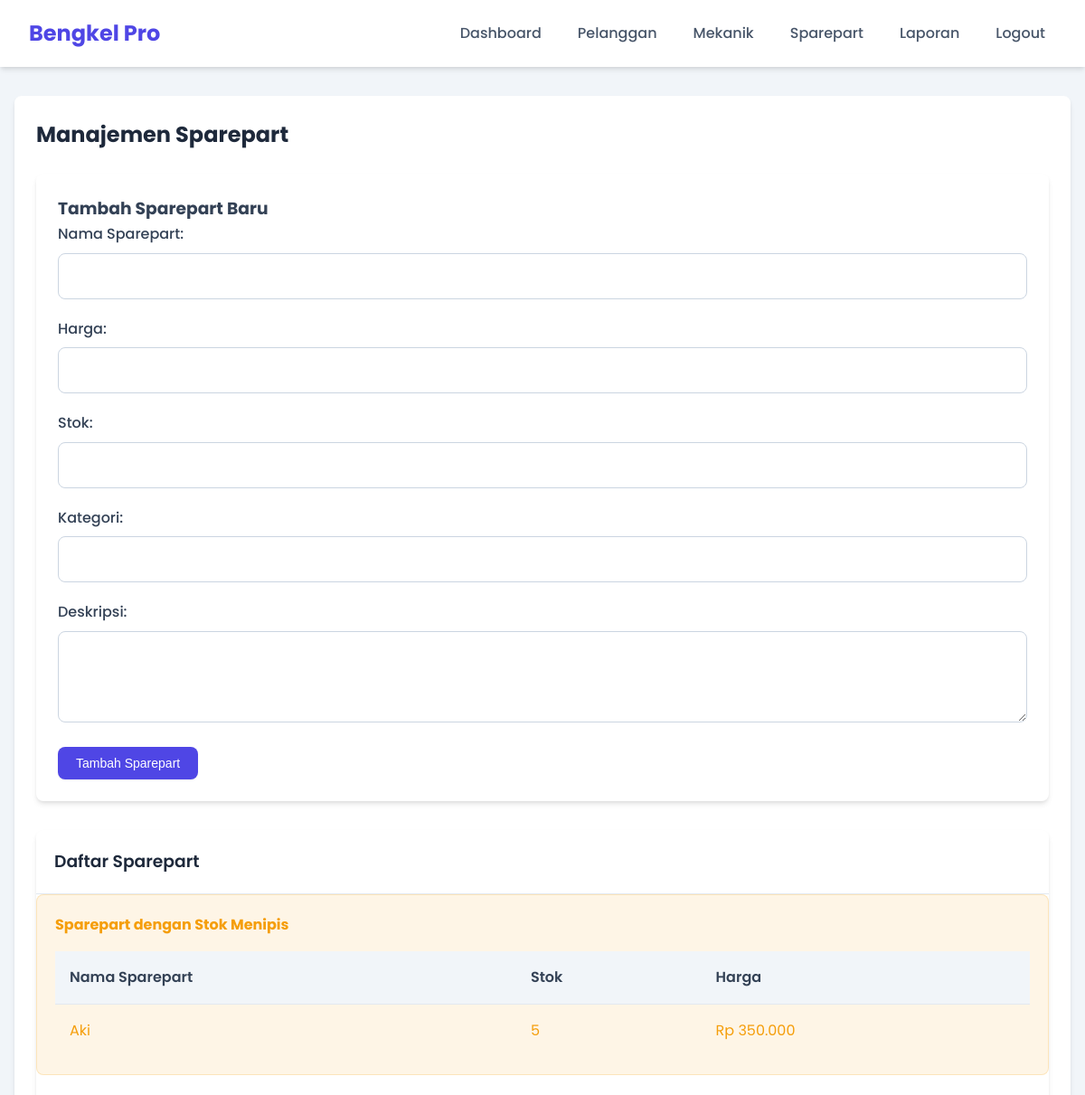
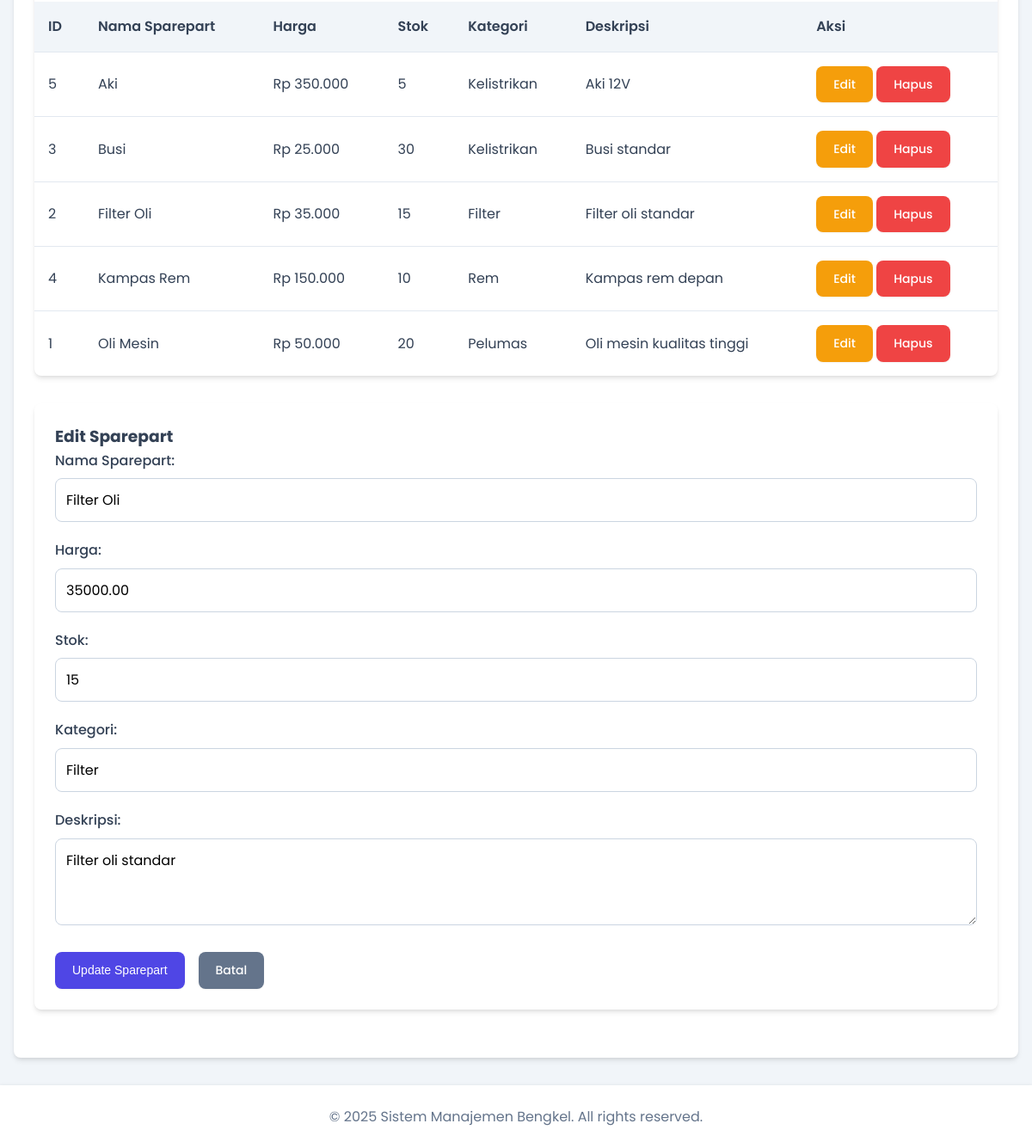
The app's page /pages/admin/sparepart.php?edit=2 (signed in) with its own data (2 pictures, top to bottom).
### tables this page shows
CREATE TABLE sparepart (
    id_sparepart INT AUTO_INCREMENT PRIMARY KEY,
    nama_sparepart VARCHAR(100) NOT NULL,
    harga DECIMAL(10, 2) NOT NULL,
    stok INT NOT NULL DEFAULT 0,
    kategori VARCHAR(50),
    deskripsi TEXT
);

### pages/admin/sparepart.php (the view, shortened to what this page needs)
<?php
include '../../includes/header.php';
$query = "SELECT * FROM sparepart ORDER BY nama_sparepart";
$result = mysqli_query($conn, $query);
?>
<div class="content-container">
    <h2>Manajemen Sparepart</h2>
    <div class="form-container">
        <h3>Tambah Sparepart Baru</h3>
        <form method="post" action="">
            <div class="form-group">
                <label for="nama_sparepart">Nama Sparepart:</label>
                <input type="text" id="nama_sparepart" name="nama_sparepart" required>
            </div>
            <div class="form-group">
                <label for="harga">Harga:</label>
                <input type="number" id="harga" name="harga" min="0" step="1000" required>
            </div>
            <div class="form-group">
                <label for="stok">Stok:</label>
                <input type="number" id="stok" name="stok" min="0" required>
            </div>
            <div class="form-group">
                <label for="kategori">Kategori:</label>
                <input type="text" id="kategori" name="kategori">
            </div>
            <div class="form-group">
                <label for="deskripsi">Deskripsi:</label>
                <textarea id="deskripsi" name="deskripsi" rows="3"></textarea>
            </div>
            <button type="submit" class="btn btn-primary">Tambah Sparepart</button>
        </form>
    </div>
    <div class="table-container">
        <h3>Daftar Sparepart</h3>
        <div class="alert-box">
            <h4>Sparepart dengan Stok Menipis</h4>
            <table>
                <thead>
                    <tr>
                        <th>Nama Sparepart</th>
                        <th>Stok</th>
                        <th>Harga</th>
                    </tr>
                </thead>
                <tbody>
                    <?php
                    $stokMenipisQuery = "SELECT * FROM v_stok_menipis";
                    $stokMenipisResult = mysqli_query($conn, $stokMenipisQuery);
                    if (mysqli_num_rows($stokMenipisResult) > 0) {
                        while ($row = mysqli_fetch_assoc($stokMenipisResult)) {
                            echo "<tr>";
                            echo "<td>" . htmlspecialchars($row['nama_sparepart']) . "</td>";
                            echo "<td>" . htmlspecialchars($row['stok']) . "</td>";
                            echo "<td>Rp " . number_format($row['harga'], 0, ',', '.') . "</td>";
                            echo "</tr>";
                        }
                    } else {
                        echo "<tr><td colspan='3'>Tidak ada sparepart dengan stok menipis</td></tr>";
                    }
                    ?>
                </tbody>
            </table>
        </div>
        <table>
            <thead>
                <tr>
                    <th>ID</th>
                    <th>Nama Sparepart</th>
                    <th>Harga</th>
                    <th>Stok</th>
                    <th>Kategori</th>
                    <th>Deskripsi</th>
                    <th>Aksi</th>
                </tr>
            </thead>
            <tbody>
                <?php
                if (mysqli_num_rows($result) > 0) {
                    while ($row = mysqli_fetch_assoc($result)) {
                        echo "<tr>";
                        echo "<td>" . $row['id_sparepart'] . "</td>";
                        echo "<td>" . htmlspecialchars($row['nama_sparepart']) . "</td>";
                        echo "<td>Rp " . number_format($row['harga'], 0, ',', '.') . "</td>";
                        echo "<td>" . $row['stok'] . "</td>";
                        echo "<td>" . htmlspecialchars($row['kategori']) . "</td>";
                        echo "<td>" . htmlspecialchars($row['deskripsi']) . "</td>";
                        echo "<td>
                                <a href='?edit=" . $row['id_sparepart'] . "' class='btn btn-edit'>Edit</a>
                                <a href='?delete=" . $row['id_sparepart'] . "' class='btn btn-delete' onclick='return confirm(\"Yakin ingin menghapus sparepart ini?\")'>Hapus</a>
                              </td>";
                        echo "</tr>";
                    }
                } else {
                    echo "<tr><td colspan='7'>Tidak ada data sparepart</td></tr>";
                }
                ?>
            </tbody>
        </table>
    </div>
    <?php
    if (isset($_GET['edit'])) {
        $id = $_GET['edit'];
        $editQuery = "SELECT * FROM sparepart WHERE id_sparepart = ?";
        $editStmt = mysqli_prepare($conn, $editQuery);
        mysqli_stmt_bind_param($editStmt, "i", $id);
        mysqli_stmt_execute($editStmt);
        $editResult = mysqli_stmt_get_result($editStmt);
        if ($editData = mysqli_fetch_assoc($editResult)) {
    ?>
    <div class="form-container">
        <h3>Edit Sparepart</h3>
        <form method="post" action="">
            <div class="form-group">
                <label for="edit_nama_sparepart">Nama Sparepart:</label>
                <input type="text" id="edit_nama_sparepart" name="nama_sparepart"
                    value="<?php echo htmlspecialchars($editData['nama_sparepart']); ?>" required>
            </div>
            <div class="form-group">
                <label for="edit_harga">Harga:</label>
                <input type="number" id="edit_harga" name="harga" min="0" step="1000"
                    value="<?php echo $editData['harga']; ?>" required>
            </div>
            <div class="form-group">
                <label for="edit_stok">Stok:</label>
                <input type="number" id="edit_stok" name="stok" min="0" value="<?php echo $editData['stok']; ?>"
                    required>
            </div>
            <div class="form-group">
                <label for="edit_kategori">Kategori:</label>
                <input type="text" id="edit_kategori" name="kategori"
                    value="<?php echo htmlspecialchars($editData['kategori']); ?>">
            </div>
            <div class="form-group">
                <label for="edit_deskripsi">Deskripsi:</label>
                <textarea id="edit_deskripsi" name="deskripsi"
                    rows="3"><?php echo htmlspecialchars($editData['deskripsi']); ?></textarea>
            </div>
            <div class="action-buttons">
                <button type="submit" class="btn btn-primary">Update Sparepart</button>
                <a href="sparepart.php" class="btn btn-secondary">Batal</a>
            </div>
        </form>
    </div>
    <?php
        }
    }
    ?>
</div>
<?php include '../../includes/footer.php'; ?>

### assets/css/style.css (style rules this page uses)
* { margin: 0; padding: 0; box-sizing: border-box; }
:root { --primary: #4f46e5; --primary-hover: #4338ca; --secondary: #64748b; --secondary-hover: #475569; --success: #10b981; --success-hover: #059669; --danger: #ef4444; --danger-hover: #dc2626; --warning: #f59e0b; --warning-hover: #d97706; --info: #0ea5e9; --info-hover: #0284c7; --light: #f8fafc; --dark: #1e293b; --gray-100: #f1f5f9; --gray-200: #e2e8f0; --gray-300: #cbd5e1; --gray-400: #94a3b8; --gray-500: #64748b; --gray-600: #475569; --gray-700: #334155; --gray-800: #1e293b; --gray-900: #0f172a; --border-radius: 0.5rem; --shadow-sm: 0 1px 2px 0 rgba(0, 0, 0, 0.05); --shadow: 0 4px 6px -1px rgba(0, 0, 0, 0.1), 0 2px 4px -1px rgba(0, 0, 0, 0.06); --shadow-md: 0 10px 15px -3px rgba(0, 0, 0, 0.1), 0 4px 6px -2px rgba(0, 0, 0, 0.05); --shadow-lg: 0 20px 25px -5px rgba(0, 0, 0, 0.1), 0 10px 10px -5px rgba(0, 0, 0, 0.04); }
body { font-family: 'Poppins', 'Segoe UI', Tahoma, Geneva, Verdana, sans-serif; line-height: 1.6; color: var(--gray-700); background-color: var(--gray-100); }
a { text-decoration: none; color: var(--primary); transition: color 0.2s ease; }
.form-container { background-color: white; padding: 1.5rem; border-radius: var(--border-radius); box-shadow: var(--shadow); margin-bottom: 2rem; }
.form-group { margin-bottom: 1.25rem; }
.form-group label { display: block; margin-bottom: 0.5rem; font-weight: 500; color: var(--gray-700); }
.form-group input, .form-group select, .form-group textarea { width: 100%; padding: 0.75rem; border: 1px solid var(--gray-300); border-radius: var(--border-radius); font-family: inherit; font-size: 1rem; transition: border-color 0.2s ease, box-shadow 0.2s ease; }
.form-group textarea { resize: vertical; min-height: 100px; }
.btn { display: inline-flex; align-items: center; justify-content: center; padding: 0.625rem 1.25rem; background-color: var(--primary); color: white; border: none; border-radius: var(--border-radius); cursor: pointer; font-size: 0.875rem; font-weight: 500; transition: all 0.2s ease; box-shadow: var(--shadow-sm); }
.btn-primary { background-color: var(--primary); }
.btn-secondary { background-color: var(--secondary); }
.btn-edit { background-color: var(--warning); }
.btn-delete { background-color: var(--danger); }
.table-container { background-color: white; border-radius: var(--border-radius); box-shadow: var(--shadow); overflow: hidden; margin-bottom: 2rem; }
.table-container h3 { padding: 1.25rem; margin: 0; border-bottom: 1px solid var(--gray-200); color: var(--gray-800); font-weight: 600; }
table { width: 100%; border-collapse: collapse; }
table th, table td { padding: 1rem; text-align: left; border-bottom: 1px solid var(--gray-200); }
table th { background-color: var(--gray-100); font-weight: 600; color: var(--gray-700); white-space: nowrap; }
table tr:last-child td { border-bottom: none; }
.content-container { background-color: white; padding: 1.5rem; border-radius: var(--border-radius); box-shadow: var(--shadow); }
.content-container h2 { margin-bottom: 1.5rem; color: var(--gray-800); font-weight: 700; }
.alert-box { background-color: rgba(245, 158, 11, 0.1); border: 1px solid rgba(245, 158, 11, 0.2); color: var(--warning); padding: 1.25rem; border-radius: var(--border-radius); margin-bottom: 1.5rem; }
.alert-box h4 { margin-top: 0; margin-bottom: 1rem; color: var(--warning); }
.action-buttons { display: flex; gap: 1rem; margin-top: 1.5rem; }
.table-container { overflow-x: auto; -webkit-overflow-scrolling: touch; }
.table-container table { width: 100%; min-width: 600px; }

### records on screen
sparepart: id_sparepart "5", nama_sparepart "Aki", harga "350.000", stok "5", kategori "Kelistrikan", deskripsi "Aki 12V"
sparepart: id_sparepart "3", nama_sparepart "Busi", harga "25.000", stok "30", kategori "Kelistrikan", deskripsi "Busi standar"
sparepart: id_sparepart "2", nama_sparepart "Filter Oli", harga "35.000", stok "15", kategori "Filter", deskripsi "Filter oli standar", harga "35000.00"
sparepart: id_sparepart "4", nama_sparepart "Kampas Rem", harga "150.000", stok "10", kategori "Rem", deskripsi "Kampas rem depan"
sparepart: id_sparepart "1", nama_sparepart "Oli Mesin", harga "50.000", stok "20", kategori "Pelumas", deskripsi "Oli mesin kualitas tinggi"

### other values on screen
$row['nama_sparepart'] "Aki"
$row['stok'] "5"
$row['harga'] "350.000"
